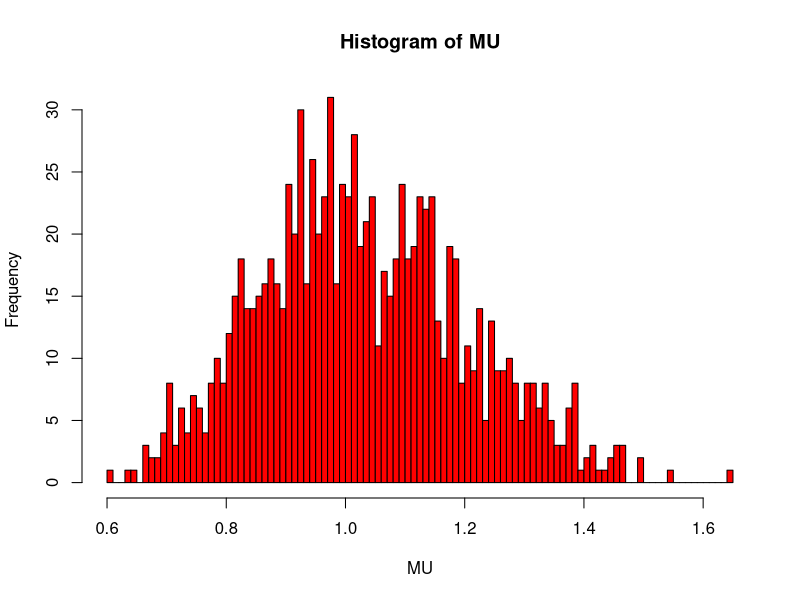
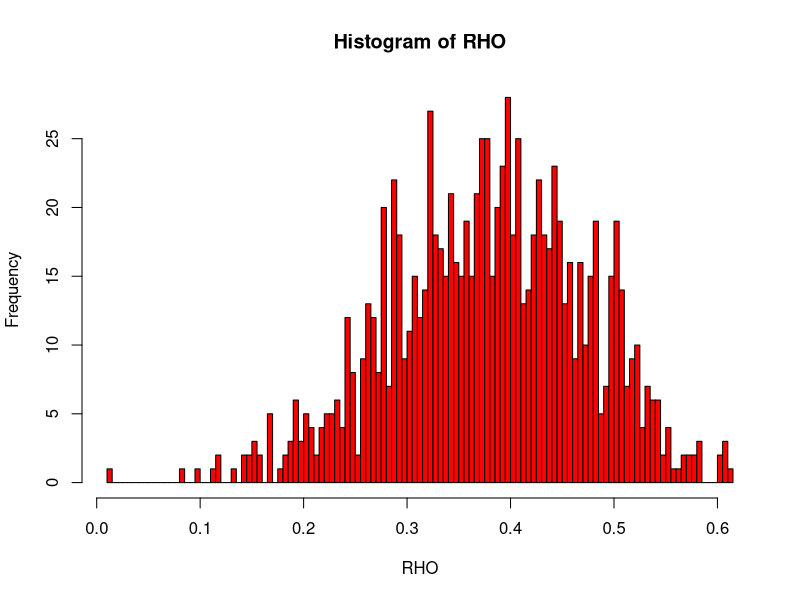
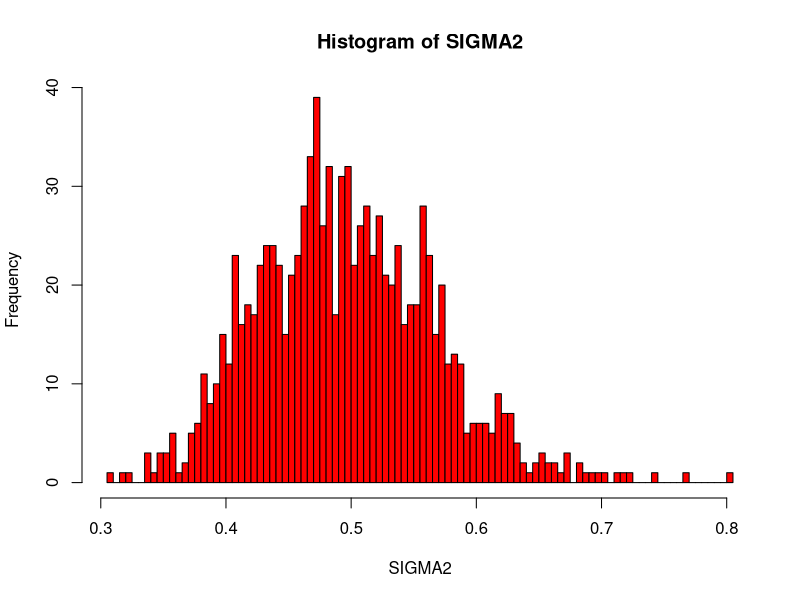

Recreate these plots in R, in order. (Note: this script raises an error after producing the figures.)
# TAREA 3
# Integrantes:
# Polo Figueroa
# David Gabriel
# Pablo Santa Maria

graphics.off()
rm(list=ls())
library(numDeriv)
library(tseries)
library(forecast)
#parametros
mu = 1
rho = 0.4
sigma2 = 0.5

theta0 = c(mu,rho,sigma2)
pi = 3.141592653   


# PARTE 1 --------------------------------------------------------------------
# Problema 1 -----------------------------------------------------------------
# funciones AR(1) y  Log_L

simualar_AR1 = function(mu_sim,rho_sim,y0_sim,nT_sim,epsilon_sim){
    y = rep(NaN,1)
    y[1]= y0_sim
    for (t in 2:nT_sim){
        y[t]= mu_sim+rho_sim*y[t-1]+epsilon_sim[t]
    }
    return(y)
}

Log_L = function(theta){
    suma = 0
    for (t in 2:nT){
        suma = suma + (y[t]- theta[1] - theta[2]*y[t-1])^2/(2*theta[3])
    }
    
    termino1 = 0.5*log(2*pi)
    termino2 = 0.5*log((theta[3]/(1-theta[2]*theta[2])))
    termino3 = (y[1]-(theta[1]/(1-theta[2])))^2/((2*theta[3])/(1-(theta[2])^2))
    termino4 = ((nT-1)/2)*log(2*pi)
    termino5 = ((nT-1)/2)*log(theta[3])
    
    log_l = -termino1 -termino2 -termino3 -termino4 -termino5 -suma 

    return(log_l)
}

#Problema 2---------------------------------------------------------
#valores iniciales
nT = 100
set.seed(5)
y0=rnorm(1,mean=theta0[1]/(1-theta0[2]),sd=sqrt(theta0[3]/(1-(theta0[2])^2)))
epsilon = rnorm(nT,mean=0,sd=sqrt(theta0[3]))
y =simualar_AR1(theta0[1],theta0[2],y0,nT,epsilon)



#Problema 3 --------------------------------------------------------
#definimos una funcion auxiliar para la optimizacion
nT = 100
set.seed(5)
y0=rnorm(1,mean=theta0[1]/(1-theta0[2]),sd=sqrt(theta0[3]/(1-(theta0[2])^2)))
epsilon = rnorm(nT,mean=0,sd=sqrt(theta0[3]))
y =simualar_AR1(theta0[1],theta0[2],y0,nT,epsilon)
p0 = c(0.5,0.5,0.5)
OPTIMO = optim(p0, Log_L, control=list(fnscale=-1),hessian=TRUE)
OPTIMO

#Problema 4 ----------------------------------------------------------

MU = c()
RHO = c()
SIGMA2 = c()
HESSIAN = matrix(c(0,0,0,0,0,0,0,0,0),ncol=3,nrow = 3)

for (i in 1:1000){
    epsilon = rnorm(nT,mean=0,sd=sqrt(theta0[3]))
    nT = 100
    p0 = c(0.5,0.5,0.5)
    y0=rnorm(1,mean=theta0[1]/(1-theta0[2]),sd=sqrt(theta0[3]/(1-(theta0[2])^2)))
    y =simualar_AR1(theta0[1],theta0[2],y0,nT,epsilon)
    OPTIMO = optim(p0, Log_L, control=list(fnscale=-1),hessian=TRUE)
    Estimador = OPTIMO$par
    MU = c(MU,Estimador[1]) 
    RHO = c(RHO,Estimador[2])
    SIGMA2 = c(SIGMA2,Estimador[3])
    HESSIAN = HESSIAN + OPTIMO$hessian/1000
}
hist(MU,breaks=100, col = 'red')
hist(RHO, breaks=100, col = 'red')
hist(SIGMA2, breaks =100, col = 'red')
mean(MU); sqrt(var(MU))
mean(RHO); sqrt(var(RHO))
mean(SIGMA2);sqrt(var(SIGMA2))
##### PARTE 2 -----------------------------------------------------------------

#Problema 1
errores = function(p0){
    OPTIMO = optim(p0,Log_L,control=list(fnscale=-1),hessian=TRUE)
    hessiana = OPTIMO$hessian
    Q = -hessiana/nT
    P = solve(Q)
    return(sqrt(diag(P)))
}

set.seed(5)
epsilon = rnorm(nT,mean=0,sd=sqrt(theta0[3]))
y0=rnorm(1,mean=theta0[1]/(1-theta0[2]),sd=sqrt(theta0[3]/(1-(theta0[2])^2)))
nT = 100
p0 = c(0.5,0.5,0.5)
y =simualar_AR1(theta0[1],theta0[2],y0,nT,epsilon)
errores(P0)

# Problema 2
library(readxl)
inflacion <- read_excel("inflacion.xlsx")
nT = length(inflacion$inflacion)
p0 = c(0.25,0.8,0.6)
y0 = inflacion$inflacion[1]
y = inflacion$inflacion


optim(p0,Log_L,control=list(fnscale=-1),hessian=TRUE)$par
errores(p0)

